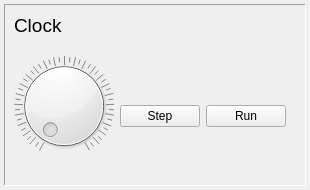
<?xml version="1.0" encoding="UTF-8"?>
<ui version="4.0">
 <class>Form</class>
 <widget class="QWidget" name="Form">
  <property name="geometry">
   <rect>
    <x>0</x>
    <y>0</y>
    <width>310</width>
    <height>190</height>
   </rect>
  </property>
  <property name="toolTip">
   <string>Clock</string>
  </property>
  <layout class="QVBoxLayout" name="verticalLayout">
   <property name="leftMargin">
    <number>4</number>
   </property>
   <property name="topMargin">
    <number>4</number>
   </property>
   <property name="rightMargin">
    <number>4</number>
   </property>
   <property name="bottomMargin">
    <number>4</number>
   </property>
   <item>
    <widget class="QFrame" name="frame">
     <property name="frameShape">
      <enum>QFrame::Panel</enum>
     </property>
     <property name="frameShadow">
      <enum>QFrame::Sunken</enum>
     </property>
     <layout class="QVBoxLayout" name="verticalLayout_2">
      <item>
       <widget class="QLabel" name="_label">
        <property name="font">
         <font>
          <pointsize>14</pointsize>
         </font>
        </property>
        <property name="text">
         <string>Clock</string>
        </property>
        <property name="alignment">
         <set>Qt::AlignLeading|Qt::AlignLeft|Qt::AlignTop</set>
        </property>
       </widget>
      </item>
      <item>
       <layout class="QHBoxLayout" name="horizontalLayout">
        <item>
         <layout class="QVBoxLayout" name="verticalLayout_3">
          <item alignment="Qt::AlignHCenter">
           <widget class="QDial" name="_dialFreq">
            <property name="toolTip">
             <string>Clock frequency</string>
            </property>
            <property name="minimum">
             <number>1</number>
            </property>
            <property name="maximum">
             <number>240</number>
            </property>
            <property name="notchTarget">
             <double>5.000000000000000</double>
            </property>
            <property name="notchesVisible">
             <bool>true</bool>
            </property>
           </widget>
          </item>
          <item alignment="Qt::AlignHCenter">
           <widget class="QLabel" name="_labelFreq"/>
          </item>
         </layout>
        </item>
        <item alignment="Qt::AlignHCenter">
         <widget class="QPushButton" name="_buttonStep">
          <property name="toolTip">
           <string>Generate a pulse</string>
          </property>
          <property name="text">
           <string>Step</string>
          </property>
          <property name="shortcut">
           <string>Ctrl+P</string>
          </property>
         </widget>
        </item>
        <item alignment="Qt::AlignHCenter">
         <widget class="QPushButton" name="_buttonRun">
          <property name="toolTip">
           <string>Start and stop the clock</string>
          </property>
          <property name="text">
           <string>Run</string>
          </property>
          <property name="shortcut">
           <string>Ctrl+R</string>
          </property>
          <property name="checkable">
           <bool>true</bool>
          </property>
          <property name="checked">
           <bool>false</bool>
          </property>
         </widget>
        </item>
        <item alignment="Qt::AlignHCenter">
         <widget class="WidgetLed" name="_ledClock" native="true"/>
        </item>
       </layout>
      </item>
     </layout>
    </widget>
   </item>
  </layout>
 </widget>
 <customwidgets>
  <customwidget>
   <class>WidgetLed</class>
   <extends>QWidget</extends>
   <header>widgetled.h</header>
   <container>1</container>
  </customwidget>
 </customwidgets>
 <resources/>
 <connections/>
</ui>
